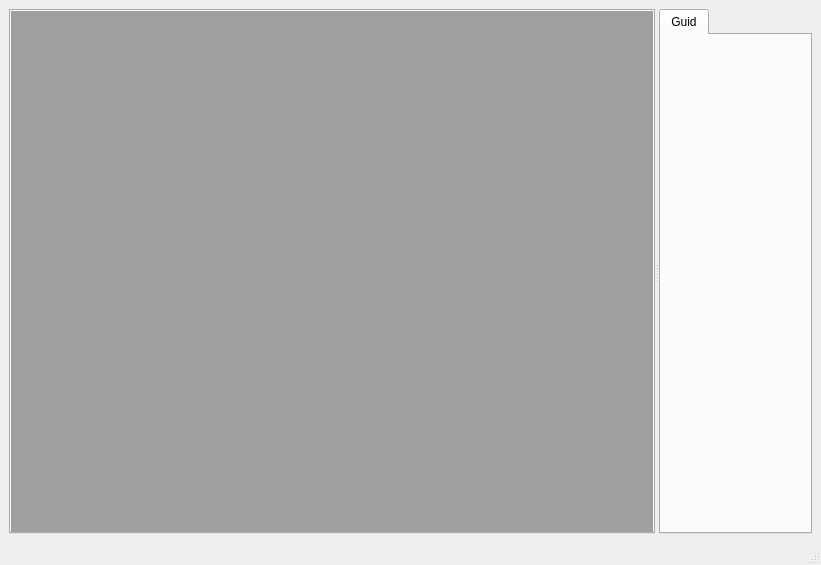
<?xml version="1.0" encoding="UTF-8"?>
<ui version="4.0">
 <class>MainWindow</class>
 <widget class="QMainWindow" name="MainWindow">
  <property name="geometry">
   <rect>
    <x>0</x>
    <y>0</y>
    <width>821</width>
    <height>565</height>
   </rect>
  </property>
  <property name="windowTitle">
   <string>RTSP_Player</string>
  </property>
  <widget class="QWidget" name="centralwidget">
   <property name="sizePolicy">
    <sizepolicy hsizetype="Expanding" vsizetype="Expanding">
     <horstretch>0</horstretch>
     <verstretch>0</verstretch>
    </sizepolicy>
   </property>
   <property name="sizeIncrement">
    <size>
     <width>0</width>
     <height>0</height>
    </size>
   </property>
   <layout class="QGridLayout" name="gridLayout">
    <item row="0" column="0">
     <widget class="QSplitter" name="splitter">
      <property name="orientation">
       <enum>Qt::Horizontal</enum>
      </property>
      <widget class="QTabWidget" name="mainTabWidget">
       <property name="sizePolicy">
        <sizepolicy hsizetype="Expanding" vsizetype="Expanding">
         <horstretch>0</horstretch>
         <verstretch>0</verstretch>
        </sizepolicy>
       </property>
       <property name="currentIndex">
        <number>0</number>
       </property>
       <property name="usesScrollButtons">
        <bool>true</bool>
       </property>
       <property name="documentMode">
        <bool>false</bool>
       </property>
       <property name="tabsClosable">
        <bool>true</bool>
       </property>
       <property name="movable">
        <bool>true</bool>
       </property>
       <property name="tabBarAutoHide">
        <bool>true</bool>
       </property>
       <widget class="QWidget" name="widget">
        <property name="sizePolicy">
         <sizepolicy hsizetype="Expanding" vsizetype="Expanding">
          <horstretch>0</horstretch>
          <verstretch>0</verstretch>
         </sizepolicy>
        </property>
        <attribute name="title">
         <string/>
        </attribute>
        <layout class="QGridLayout" name="gridLayout_3">
         <property name="leftMargin">
          <number>0</number>
         </property>
         <property name="topMargin">
          <number>0</number>
         </property>
         <property name="rightMargin">
          <number>0</number>
         </property>
         <property name="bottomMargin">
          <number>0</number>
         </property>
         <property name="spacing">
          <number>0</number>
         </property>
         <item row="0" column="0">
          <layout class="QGridLayout" name="gridLayout_4">
           <property name="sizeConstraint">
            <enum>QLayout::SetDefaultConstraint</enum>
           </property>
           <property name="rightMargin">
            <number>0</number>
           </property>
           <property name="spacing">
            <number>0</number>
           </property>
           <item row="0" column="0">
            <widget class="QMdiArea" name="mdiArea">
             <property name="enabled">
              <bool>true</bool>
             </property>
             <property name="sizePolicy">
              <sizepolicy hsizetype="Preferred" vsizetype="Preferred">
               <horstretch>0</horstretch>
               <verstretch>0</verstretch>
              </sizepolicy>
             </property>
             <property name="verticalScrollBarPolicy">
              <enum>Qt::ScrollBarAsNeeded</enum>
             </property>
             <property name="horizontalScrollBarPolicy">
              <enum>Qt::ScrollBarAsNeeded</enum>
             </property>
             <property name="sizeAdjustPolicy">
              <enum>QAbstractScrollArea::AdjustIgnored</enum>
             </property>
             <property name="activationOrder">
              <enum>QMdiArea::CreationOrder</enum>
             </property>
            </widget>
           </item>
          </layout>
         </item>
        </layout>
       </widget>
      </widget>
      <widget class="QWidget" name="widget_2" native="true">
       <property name="sizePolicy">
        <sizepolicy hsizetype="Fixed" vsizetype="Preferred">
         <horstretch>0</horstretch>
         <verstretch>0</verstretch>
        </sizepolicy>
       </property>
       <property name="maximumSize">
        <size>
         <width>16777215</width>
         <height>16777215</height>
        </size>
       </property>
       <layout class="QHBoxLayout" name="horizontalLayout">
        <property name="leftMargin">
         <number>0</number>
        </property>
        <property name="topMargin">
         <number>0</number>
        </property>
        <property name="rightMargin">
         <number>0</number>
        </property>
        <property name="bottomMargin">
         <number>0</number>
        </property>
        <item>
         <layout class="QHBoxLayout" name="horizontalLayout_2">
          <property name="leftMargin">
           <number>0</number>
          </property>
          <item>
           <widget class="QTabWidget" name="tabWidget">
            <widget class="QWidget" name="Guid">
             <attribute name="title">
              <string>Guid</string>
             </attribute>
            </widget>
           </widget>
          </item>
         </layout>
        </item>
       </layout>
      </widget>
     </widget>
    </item>
   </layout>
  </widget>
  <widget class="QMenuBar" name="menubar">
   <property name="geometry">
    <rect>
     <x>0</x>
     <y>0</y>
     <width>821</width>
     <height>20</height>
    </rect>
   </property>
  </widget>
  <widget class="QStatusBar" name="statusbar"/>
  <action name="actionNew_Tab">
   <property name="enabled">
    <bool>true</bool>
   </property>
   <property name="icon">
    <iconset theme="QIcon::ThemeIcon::ListAdd">
     <normaloff>.</normaloff>.</iconset>
   </property>
   <property name="text">
    <string>New Tab</string>
   </property>
   <property name="shortcut">
    <string>Ctrl+N</string>
   </property>
   <property name="menuRole">
    <enum>QAction::NoRole</enum>
   </property>
  </action>
 </widget>
 <resources/>
 <connections/>
</ui>
